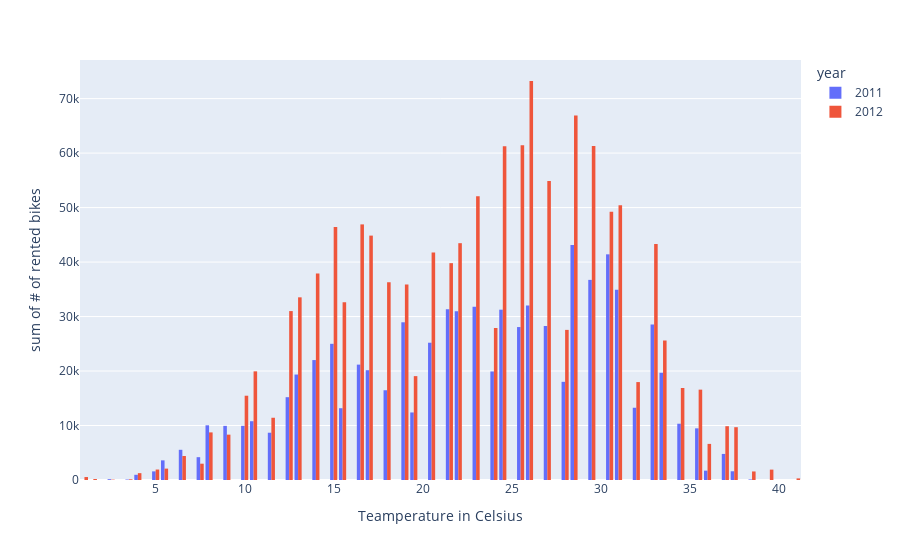

The cell this chart's notebook holds for it:
### Code cell
px.histogram(
    data_frame=bike,
    x="temp",
    y="count",
    color="year",
    #color_discrete_sequence=px.colors.qualitative.Bold,
    barmode="group",
    labels={
        "count": "# of rented bikes",
        "temp": "Teamperature in Celsius"
    },
    #animation_frame="week",
    #range_y=[0,9000],
    #range_x=[-1,7],
    #text_auto=True
    )

### Figure 1 — Plotly figure (JSON) as saved in the notebook; plotly's stock layout.template omitted (floating-point values rounded to 4 significant figures; data arrays with more than 128 entries replaced by an {"elided": "..."} marker saying what was removed)
{"data": [{"alignmentgroup": "True", "bingroup": "x", "histfunc": "sum", "hovertemplate": "year=2011<br>Teamperature in Celsius=%{x}<br>sum of # of rented bikes=%{y}<extra></extra>", "legendgroup": "2011", "marker": {"color": "#636efa", "pattern": {"shape": ""}}, "name": "2011", "offsetgroup": "2011", "orientation": "v", "showlegend": true, "type": "histogram", "x": {"elided": "5422 float values"}, "xaxis": "x", "y": {"elided": "5422 int values"}, "yaxis": "y"}, {"alignmentgroup": "True", "bingroup": "x", "histfunc": "sum", "hovertemplate": "year=2012<br>Teamperature in Celsius=%{x}<br>sum of # of rented bikes=%{y}<extra></extra>", "legendgroup": "2012", "marker": {"color": "#EF553B", "pattern": {"shape": ""}}, "name": "2012", "offsetgroup": "2012", "orientation": "v", "showlegend": true, "type": "histogram", "x": {"elided": "5464 float values"}, "xaxis": "x", "y": {"elided": "5464 int values"}, "yaxis": "y"}], "layout": {"barmode": "group", "legend": {"title": {"text": "year"}, "tracegroupgap": 0}, "margin": {"t": 60}, "xaxis": {"anchor": "y", "domain": [0, 1], "title": {"text": "Teamperature in Celsius"}}, "yaxis": {"anchor": "x", "domain": [0, 1], "title": {"text": "sum of # of rented bikes"}}}}
